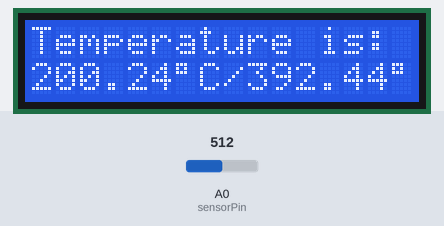
Recording of a sketch running on a simulated Arduino Uno, built with avr-gcc and run on an emulated ATmega328P. Shown: 16×2 character LCD. The test bench sets the inputs (shaded band); at power-on: A0 (sensorPin) = 512. What the sketch prints to the serial monitor is not drawn.

Above: at 1.6 s.
1.7 s: A0 (sensorPin) set to 319
At 4.3 s:
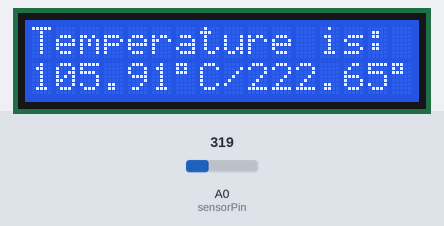
4.6 s: A0 (sensorPin) set to 298
At 7.0 s:
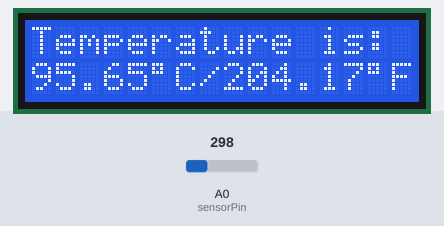
7.6 s: A0 (sensorPin) set to 192
At 9.7 s:
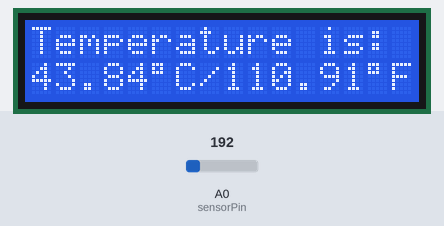
10.6 s: A0 (sensorPin) set to 162
At 13.3 s:
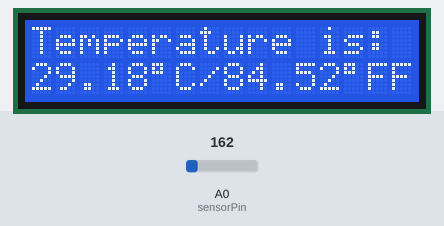
13.6 s: A0 (sensorPin) set to 130
At 16.2 s:
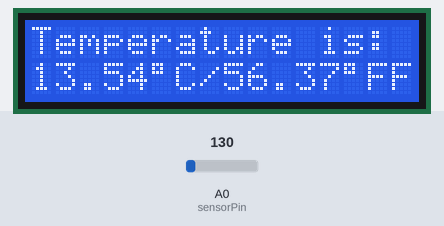
16.6 s: A0 (sensorPin) set to 109
At 18.8 s:
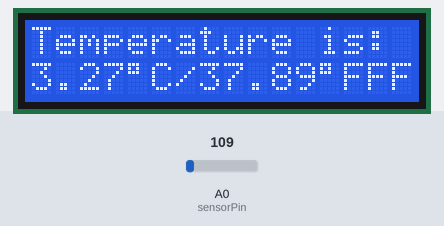
Timing chart, 0 to 20.3 s (numbered marks = the images above; inputs shaded):
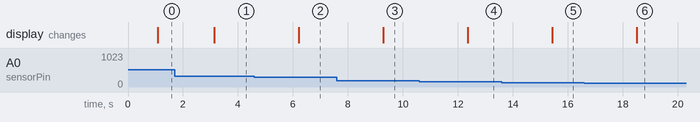

The sketch:

Temperature_Display.ino
```cpp
#include <LiquidCrystal.h>              //Loading LCD library

LiquidCrystal LCD(10, 9, 5, 4, 3, 2);    //Creating LCD object and telling it what pins we are hooked up to.

int Counter = 0;

const int sensorPin = A0;
int sensorVal;
float voltage;
float Celsius;
float Fahrenheit;

void setup() {

  Serial.begin(115200);

  //Use this to ask user for intial input to show on LCD
  //Serial.println("What would you like to show on the LCD? ");
  //while(Serial.available() == 0) {
  //}
  //words = Serial.readString();

  LCD.begin(16, 2);         //Tells Arduino our LCD has 16 columns and 2 rows.
  LCD.setCursor(0, 0);      //Set LCD cursor to 1st column and 1st row aka top left corner of the display
  LCD.print("Temperature is: ");  //Prints this where we set the cursor on the LCD

}

void loop() {

  analogRead(sensorPin);
  delay(10);
  sensorVal = analogRead(sensorPin);
  delay(10);
  Serial.print("Sensor value is: ");
  Serial.println(sensorVal);

  voltage = (sensorVal/1023.0) * 5.0;
  Serial.print("Volts: ");
  Serial.println(voltage);

  Celsius = (voltage * 100) - 50;
  Serial.print(Celsius);
  Serial.println(" C / ");

  Fahrenheit = (Celsius * 9.0/5.0) + 32;
  Serial.print(Fahrenheit);
  Serial.println(" F");
  delay(1000);

  //LCD.setCursor(9, 1);      //Sets cursor to column 10, row 2
  //LCD.print(" ");           //Clears extra S when the counter hits 10 and shifts " Seconds" to the right 1 column

  LCD.setCursor(0, 1);      //Setting cursor to 1st column and 2nd row aka bottom left corner of the display
  LCD.print(Celsius);
  LCD.print((char)223);     //(char)223 prints the degree symbol °
  LCD.print("C");

  LCD.print("/");
  LCD.print(Fahrenheit);
  LCD.print((char)223);
  LCD.print("F");

}
```

Measured:
- the behaviour switches between 307 and 306 on A0 (sensorPin) (found by bisection; images 1 and 2)
- the behaviour switches between 180 and 179 on A0 (sensorPin) (found by bisection; images 3 and 4)
- the behaviour switches between 123 and 122 on A0 (sensorPin) (found by bisection; images 5 and 6)
- after the input at 1.7 s, the display: changes after 1.4 s (image 1)
- after the input at 4.6 s, the display: changes after 1.6 s (image 2)
- after the input at 7.6 s, the display: changes after 1.7 s (image 3)
- after the input at 10.6 s, the display: changes after 1.8 s (image 4)
- after the input at 13.6 s, the display: changes after 1.8 s (image 5)
- after the input at 16.6 s, the display: changes after 1.9 s (image 6)
